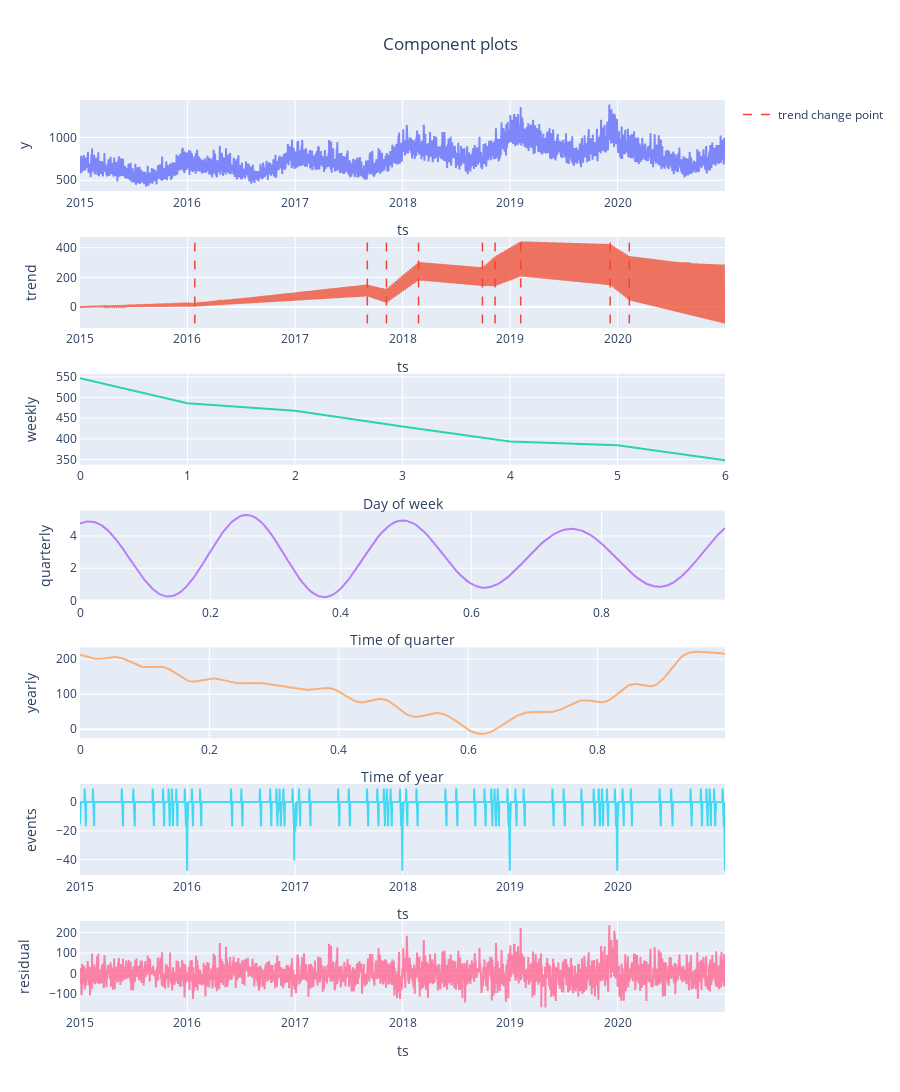

The notebook cell this image was saved under:
### Code cell
from greykite.common.constants import SEASONALITY_REGEX
result.forecast.plot_components()

### Figure 1 — Plotly figure (JSON) as saved in the notebook; plotly's stock layout.template omitted (floating-point values rounded to 4 significant figures; data arrays with more than 128 entries replaced by an {"elided": "..."} marker saying what was removed)
{"data": [{"mode": "lines", "name": "y", "opacity": 0.8, "showlegend": false, "type": "scatter", "x": {"elided": "2192 str values"}, "xaxis": "x", "y": {"elided": "2192 float values"}, "yaxis": "y"}, {"mode": "lines", "name": "trend", "opacity": 0.8, "showlegend": false, "type": "scatter", "x": {"elided": "2192 str values"}, "xaxis": "x2", "y": {"elided": "2192 float values"}, "yaxis": "y2"}, {"mode": "lines", "name": "WEEKLY_SEASONALITY", "opacity": 0.8, "showlegend": false, "type": "scatter", "x": [0, 1, 2, 3, 4, 5, 6], "xaxis": "x3", "y": [547.1, 486.2, 468.1, 429.9, 393.6, 384.4, 348.2], "yaxis": "y3"}, {"mode": "lines", "name": "QUARTERLY_SEASONALITY", "opacity": 0.8, "showlegend": false, "type": "scatter", "x": {"elided": "270 float values"}, "xaxis": "x4", "y": {"elided": "270 float values"}, "yaxis": "y4"}, {"mode": "lines", "name": "YEARLY_SEASONALITY", "opacity": 0.8, "showlegend": false, "type": "scatter", "x": {"elided": "365 float values"}, "xaxis": "x5", "y": {"elided": "365 float values"}, "yaxis": "y5"}, {"mode": "lines", "name": "events", "opacity": 0.8, "showlegend": false, "type": "scatter", "x": {"elided": "2192 str values"}, "xaxis": "x6", "y": {"elided": "2192 float values"}, "yaxis": "y6"}, {"mode": "lines", "name": "residual", "opacity": 0.8, "showlegend": false, "type": "scatter", "x": {"elided": "2192 str values"}, "xaxis": "x7", "y": {"elided": "2192 float values"}, "yaxis": "y7"}, {"line": {"color": "#F44336", "dash": "dash", "width": 1.5}, "mode": "lines", "name": "trend change point", "showlegend": true, "type": "scatter", "x": ["2016-01-26T00:00:00", "2016-01-26T00:00:00"], "xaxis": "x2", "y": [-110.1, 442.9], "yaxis": "y2"}, {"line": {"color": "#F44336", "dash": "dash", "width": 1.5}, "mode": "lines", "name": "trend change point", "showlegend": false, "type": "scatter", "x": ["2017-09-03T00:00:00", "2017-09-03T00:00:00"], "xaxis": "x2", "y": [-110.1, 442.9], "yaxis": "y2"}, {"line": {"color": "#F44336", "dash": "dash", "width": 1.5}, "mode": "lines", "name": "trend change point", "showlegend": false, "type": "scatter", "x": ["2017-11-07T00:00:00", "2017-11-07T00:00:00"], "xaxis": "x2", "y": [-110.1, 442.9], "yaxis": "y2"}, {"line": {"color": "#F44336", "dash": "dash", "width": 1.5}, "mode": "lines", "name": "trend change point", "showlegend": false, "type": "scatter", "x": ["2018-02-24T00:00:00", "2018-02-24T00:00:00"], "xaxis": "x2", "y": [-110.1, 442.9], "yaxis": "y2"}, {"line": {"color": "#F44336", "dash": "dash", "width": 1.5}, "mode": "lines", "name": "trend change point", "showlegend": false, "type": "scatter", "x": ["2018-09-29T00:00:00", "2018-09-29T00:00:00"], "xaxis": "x2", "y": [-110.1, 442.9], "yaxis": "y2"}, {"line": {"color": "#F44336", "dash": "dash", "width": 1.5}, "mode": "lines", "name": "trend change point", "showlegend": false, "type": "scatter", "x": ["2018-11-11T00:00:00", "2018-11-11T00:00:00"], "xaxis": "x2", "y": [-110.1, 442.9], "yaxis": "y2"}, {"line": {"color": "#F44336", "dash": "dash", "width": 1.5}, "mode": "lines", "name": "trend change point", "showlegend": false, "type": "scatter", "x": ["2019-02-06T00:00:00", "2019-02-06T00:00:00"], "xaxis": "x2", "y": [-110.1, 442.9], "yaxis": "y2"}, {"line": {"color": "#F44336", "dash": "dash", "width": 1.5}, "mode": "lines", "name": "trend change point", "showlegend": false, "type": "scatter", "x": ["2019-12-07T00:00:00", "2019-12-07T00:00:00"], "xaxis": "x2", "y": [-110.1, 442.9], "yaxis": "y2"}, {"line": {"color": "#F44336", "dash": "dash", "width": 1.5}, "mode": "lines", "name": "trend change point", "showlegend": false, "type": "scatter", "x": ["2020-02-10T00:00:00", "2020-02-10T00:00:00"], "xaxis": "x2", "y": [-110.1, 442.9], "yaxis": "y2"}], "layout": {"height": 2450, "showlegend": true, "title": {"text": "Component plots", "x": 0.5}, "xaxis": {"anchor": "y", "domain": [0, 1], "mirror": true, "showline": true, "title": {"text": "ts"}}, "xaxis2": {"anchor": "y2", "domain": [0, 1], "mirror": true, "showline": true, "title": {"text": "ts"}}, "xaxis3": {"anchor": "y3", "domain": [0, 1], "mirror": true, "showline": true, "title": {"text": "Day of week"}}, "xaxis4": {"anchor": "y4", "domain": [0, 1], "mirror": true, "showline": true, "title": {"text": "Time of quarter"}}, "xaxis5": {"anchor": "y5", "domain": [0, 1], "mirror": true, "showline": true, "title": {"text": "Time of year"}}, "xaxis6": {"anchor": "y6", "domain": [0, 1], "mirror": true, "showline": true, "title": {"text": "ts"}}, "xaxis7": {"anchor": "y7", "domain": [0, 1], "mirror": true, "showline": true, "title": {"text": "ts"}}, "yaxis": {"anchor": "x", "domain": [0.9, 1.0], "mirror": true, "showline": true, "title": {"text": "y"}}, "yaxis2": {"anchor": "x2", "domain": [0.75, 0.85], "mirror": true, "showline": true, "title": {"text": "trend"}}, "yaxis3": {"anchor": "x3", "domain": [0.6, 0.7], "mirror": true, "showline": true, "title": {"text": "weekly"}}, "yaxis4": {"anchor": "x4", "domain": [0.45, 0.55], "mirror": true, "showline": true, "title": {"text": "quarterly"}}, "yaxis5": {"anchor": "x5", "domain": [0.3, 0.4], "mirror": true, "showline": true, "title": {"text": "yearly"}}, "yaxis6": {"anchor": "x6", "domain": [0.15, 0.25], "mirror": true, "showline": true, "title": {"text": "events"}}, "yaxis7": {"anchor": "x7", "domain": [0, 0.1], "mirror": true, "showline": true, "title": {"text": "residual"}}}}
